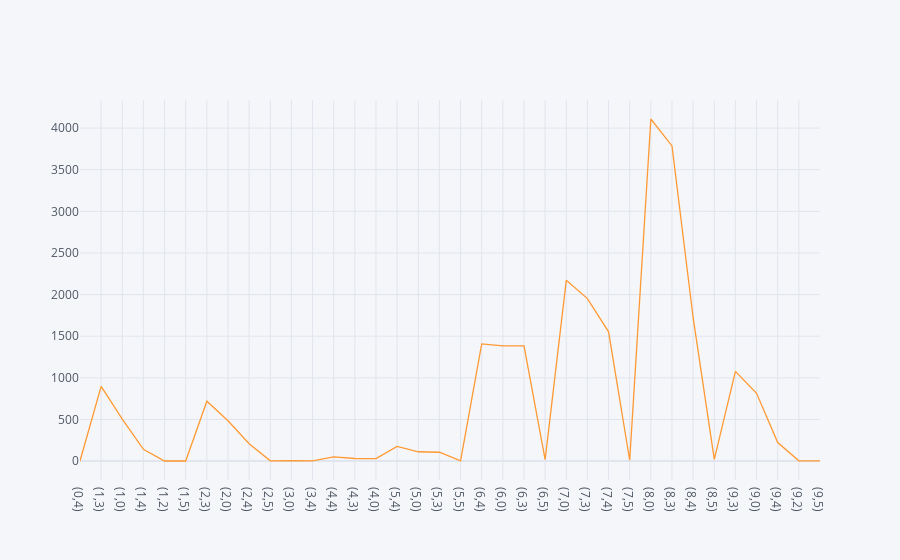

Notebook code for this chart:
### Code cell
data.groupby('rating_engineTransmission').fuel_type.value_counts().iplot()

### Figure 1 — Plotly figure (JSON) as saved in the notebook; plotly's stock layout.template omitted (floating-point values rounded to 4 significant figures)
{"data": [{"line": {"color": "rgba(255, 153, 51, 1.0)", "dash": "solid", "shape": "linear", "width": 1.3}, "mode": "lines", "name": "fuel_type", "text": "", "type": "scatter", "x": ["(0,4)", "(1,3)", "(1,0)", "(1,4)", "(1,2)", "(1,5)", "(2,3)", "(2,0)", "(2,4)", "(2,5)", "(3,0)", "(3,4)", "(4,4)", "(4,3)", "(4,0)", "(5,4)", "(5,0)", "(5,3)", "(5,5)", "(6,4)", "(6,0)", "(6,3)", "(6,5)", "(7,0)", "(7,3)", "(7,4)", "(7,5)", "(8,0)", "(8,3)", "(8,4)", "(8,5)", "(9,3)", "(9,0)", "(9,4)", "(9,2)", "(9,5)"], "y": [1, 897, 505, 141, 1, 1, 719, 485, 209, 3, 4, 2, 51, 31, 29, 177, 112, 106, 2, 1407, 1385, 1385, 18, 2171, 1952, 1553, 10, 4109, 3786, 1722, 21, 1078, 814, 222, 3, 2]}], "layout": {"legend": {"bgcolor": "#F5F6F9", "font": {"color": "#4D5663"}}, "paper_bgcolor": "#F5F6F9", "plot_bgcolor": "#F5F6F9", "title": {"font": {"color": "#4D5663"}}, "xaxis": {"gridcolor": "#E1E5ED", "showgrid": true, "tickfont": {"color": "#4D5663"}, "title": {"font": {"color": "#4D5663"}, "text": ""}, "zerolinecolor": "#E1E5ED"}, "yaxis": {"gridcolor": "#E1E5ED", "showgrid": true, "tickfont": {"color": "#4D5663"}, "title": {"font": {"color": "#4D5663"}, "text": ""}, "zerolinecolor": "#E1E5ED"}}}
